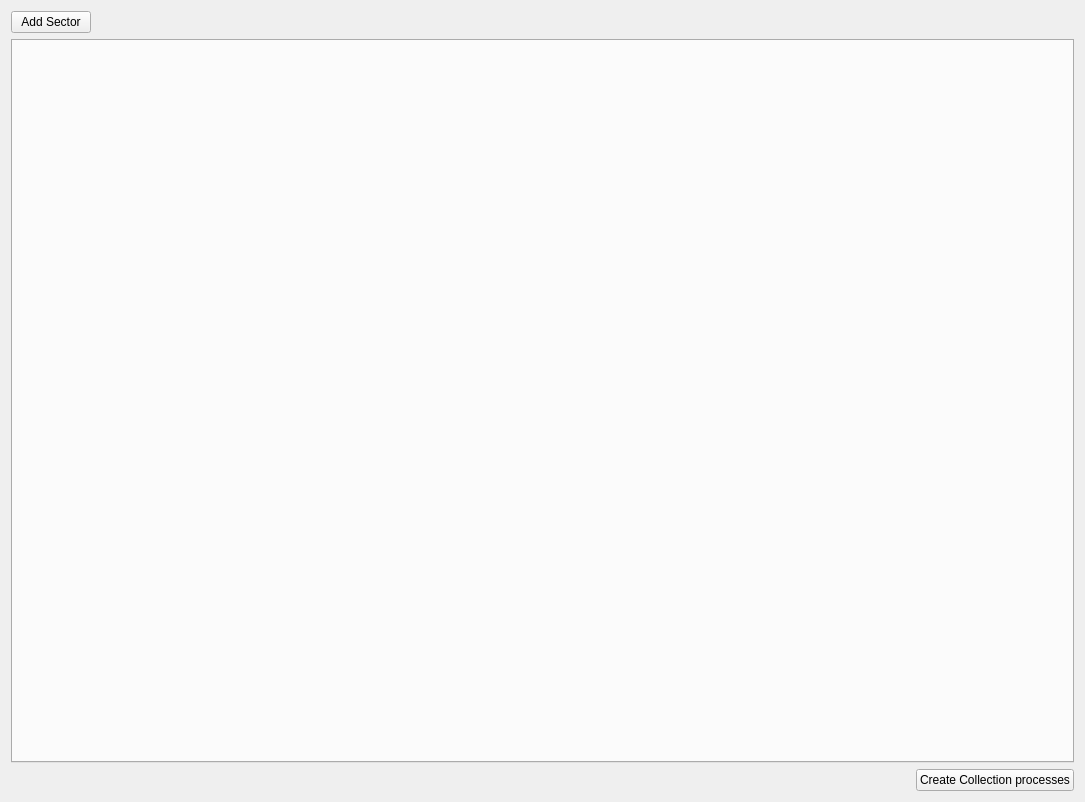
                     <widget class="QWidget" name="Collection_process">
                      <property name="geometry">
                       <rect>
                        <x>0</x>
                        <y>0</y>
                        <width>1085</width>
                        <height>802</height>
                       </rect>
                      </property>
                      <attribute name="label">
                       <string>Collection Processes</string>
                      </attribute>
                      <layout class="QGridLayout" name="gridLayout_99">
                       <item row="0" column="0">
                        <widget class="QPushButton" name="Add_col">
                         <property name="text">
                          <string>Add Sector</string>
                         </property>
                         <property name="icon">
                          <iconset resource="PyWOLF_Resource.qrc">
                           <normaloff>:/ICONS/PySWOLF_ICONS/ADD.png</normaloff>:/ICONS/PySWOLF_ICONS/ADD.png</iconset>
                         </property>
                        </widget>
                       </item>
                       <item row="0" column="1">
                        <spacer name="horizontalSpacer_36">
                         <property name="orientation">
                          <enum>Qt::Horizontal</enum>
                         </property>
                         <property name="sizeHint" stdset="0">
                          <size>
                           <width>528</width>
                           <height>20</height>
                          </size>
                         </property>
                        </spacer>
                       </item>
                       <item row="1" column="0" colspan="3">
                        <widget class="QTabWidget" name="Collection">
                         <property name="currentIndex">
                          <number>-1</number>
                         </property>
                        </widget>
                       </item>
                       <item row="2" column="0" colspan="2">
                        <spacer name="horizontalSpacer_38">
                         <property name="orientation">
                          <enum>Qt::Horizontal</enum>
                         </property>
                         <property name="sizeHint" stdset="0">
                          <size>
                           <width>745</width>
                           <height>20</height>
                          </size>
                         </property>
                        </spacer>
                       </item>
                       <item row="2" column="2">
                        <widget class="QPushButton" name="Create_Collection_process">
                         <property name="text">
                          <string>Create Collection processes</string>
                         </property>
                         <property name="icon">
                          <iconset resource="PyWOLF_Resource.qrc">
                           <normaloff>:/ICONS/PySWOLF_ICONS/Create.png</normaloff>:/ICONS/PySWOLF_ICONS/Create.png</iconset>
                         </property>
                        </widget>
                       </item>
                      </layout>
                     </widget>
